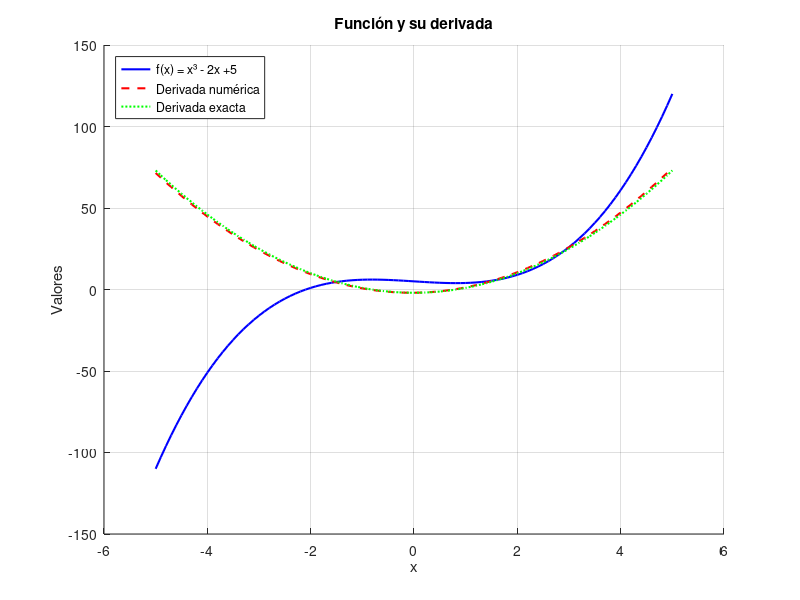

This figure's MATLAB source:
clc;
clear;
close all;

% Definir parámetros
x = -5:0.1:5;                     % Dominio de la función
y = x.^3 - 2*x + 5;               % Función cúbica

% Calcular derivadas
dy_num = diff(y)/0.1;             % Derivada numérica (diferencia adelantada)
x_dy = x(1:end-1);                % Ajustar dominio para derivada
dy_exact = 3*x.^2 - 2;            % Derivada exacta

% Crear figura
figure;
hold on;
grid on;
plot(x, y, 'b', 'LineWidth', 1.5, 'DisplayName', 'f(x) = x³ - 2x +5');
plot(x_dy, dy_num, '--r', 'LineWidth', 1.5, 'DisplayName', 'Derivada numérica');
plot(x, dy_exact, ':g', 'LineWidth', 1.5, 'DisplayName', 'Derivada exacta');
xlabel('x');
ylabel('Valores');
title('Función y su derivada');
legend('Location', 'northwest');

% Interacción educativa
fprintf('\nEjemplo de puntos:\n');
ejemplos = [-3, 0, 2];
for k = ejemplos
    idx = find(x == k, 1);
    fprintf('En x = %d: f(x) = %.2f, f''(x) exacta = %.2f, f''(x) numérica ≈ %.2f\n',...
            k, y(idx), dy_exact(idx), dy_num(idx));
end

fprintf('\n¡Experimenta! Escribe cualquier x en [-5,5]:\n');
x_input = input('x = ');
if x_input < -5 || x_input > 5
    disp('Error: x fuera del rango');
else
    idx = round((x_input + 5)/0.1) + 1;  % Encontrar índice aproximado
    fprintf('Resultado: f(%.2f) = %.2f, f''(%.2f) exacta = %.2f\n',...
            x_input, y(idx), x_input, 3*x_input^2 - 2);
end